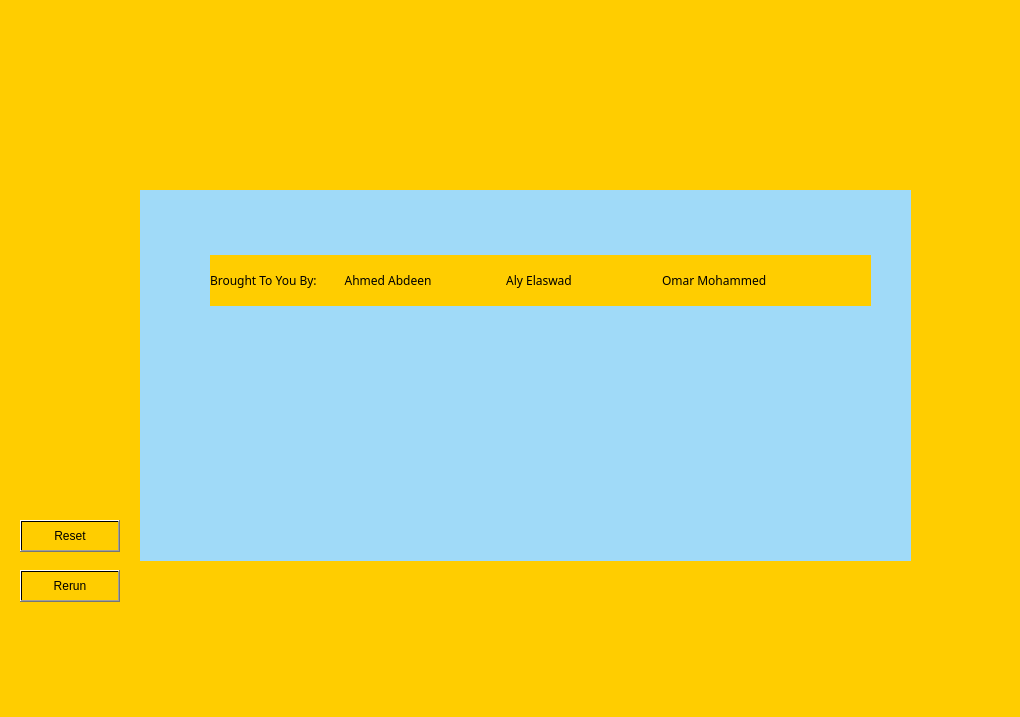
<?xml version="1.0" encoding="UTF-8"?>
<ui version="4.0">
 <class>Plane</class>
 <widget class="QMainWindow" name="Plane">
  <property name="geometry">
   <rect>
    <x>0</x>
    <y>0</y>
    <width>1020</width>
    <height>717</height>
   </rect>
  </property>
  <property name="windowTitle">
   <string>Plane</string>
  </property>
  <property name="styleSheet">
   <string notr="true">background-color: qconicalgradient(cx:0.5, cy:0.5, angle:0, stop:1 rgba(255, 205, 0, 255));</string>
  </property>
  <widget class="QWidget" name="centralwidget">
   <widget class="QLabel" name="label_3">
    <property name="geometry">
     <rect>
      <x>140</x>
      <y>190</y>
      <width>771</width>
      <height>371</height>
     </rect>
    </property>
    <property name="font">
     <font>
      <family>BM Hanna Pro</family>
      <pointsize>11</pointsize>
     </font>
    </property>
    <property name="styleSheet">
     <string notr="true">background-color: qlineargradient(spread:pad, x1:0, y1:0, x2:1, y2:0, stop:1 rgba(160, 218, 248, 255));</string>
    </property>
    <property name="text">
     <string/>
    </property>
   </widget>
   <widget class="QLabel" name="label">
    <property name="geometry">
     <rect>
      <x>0</x>
      <y>-400</y>
      <width>1251</width>
      <height>1471</height>
     </rect>
    </property>
    <property name="sizeIncrement">
     <size>
      <width>200</width>
      <height>200</height>
     </size>
    </property>
    <property name="text">
     <string/>
    </property>
   </widget>
   <widget class="QPushButton" name="pushButton">
    <property name="geometry">
     <rect>
      <x>20</x>
      <y>520</y>
      <width>100</width>
      <height>32</height>
     </rect>
    </property>
    <property name="styleSheet">
     <string notr="true">background-color: qconicalgradient(cx:0.5, cy:0.5, angle:0, stop:1 rgba(255, 205, 0, 255));</string>
    </property>
    <property name="text">
     <string>Reset</string>
    </property>
   </widget>
   <widget class="QPushButton" name="pushButton_2">
    <property name="geometry">
     <rect>
      <x>20</x>
      <y>570</y>
      <width>100</width>
      <height>32</height>
     </rect>
    </property>
    <property name="styleSheet">
     <string notr="true">
background-color: qconicalgradient(cx:0.5, cy:0.5, angle:0, stop:1 rgba(255, 205, 0, 255));</string>
    </property>
    <property name="text">
     <string>Rerun</string>
    </property>
   </widget>
   <widget class="QLabel" name="label_2">
    <property name="geometry">
     <rect>
      <x>520</x>
      <y>200</y>
      <width>361</width>
      <height>351</height>
     </rect>
    </property>
    <property name="font">
     <font>
      <family>BM Hanna Pro</family>
      <pointsize>11</pointsize>
     </font>
    </property>
    <property name="styleSheet">
     <string notr="true">background-color: qlineargradient(spread:pad, x1:0, y1:0, x2:1, y2:0, stop:1 rgba(160, 218, 248, 255));</string>
    </property>
    <property name="text">
     <string/>
    </property>
   </widget>
   <widget class="QLabel" name="label_4">
    <property name="geometry">
     <rect>
      <x>210</x>
      <y>255</y>
      <width>661</width>
      <height>51</height>
     </rect>
    </property>
    <property name="font">
     <font>
      <family>Rockwell</family>
     </font>
    </property>
    <property name="text">
     <string>Brought To You By:         Ahmed Abdeen                        Aly Elaswad                             Omar Mohammed</string>
    </property>
   </widget>
   <zorder>label</zorder>
   <zorder>label_3</zorder>
   <zorder>pushButton</zorder>
   <zorder>pushButton_2</zorder>
   <zorder>label_2</zorder>
   <zorder>label_4</zorder>
  </widget>
  <widget class="QMenuBar" name="menubar">
   <property name="geometry">
    <rect>
     <x>0</x>
     <y>0</y>
     <width>1020</width>
     <height>22</height>
    </rect>
   </property>
  </widget>
  <widget class="QStatusBar" name="statusbar"/>
 </widget>
 <resources/>
 <connections/>
</ui>
